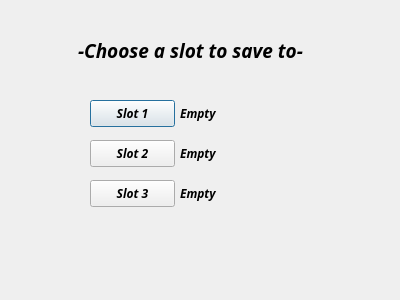
<?xml version="1.0" encoding="UTF-8"?>
<ui version="4.0">
 <class>SaveStateDialog</class>
 <widget class="QDialog" name="SaveStateDialog">
  <property name="geometry">
   <rect>
    <x>0</x>
    <y>0</y>
    <width>400</width>
    <height>300</height>
   </rect>
  </property>
  <property name="windowTitle">
   <string>Dialog</string>
  </property>
  <widget class="QPushButton" name="btnSlot1">
   <property name="geometry">
    <rect>
     <x>90</x>
     <y>100</y>
     <width>85</width>
     <height>27</height>
    </rect>
   </property>
   <property name="font">
    <font>
     <family>Sawasdee</family>
     <weight>75</weight>
     <italic>true</italic>
     <bold>true</bold>
    </font>
   </property>
   <property name="text">
    <string>Slot 1</string>
   </property>
  </widget>
  <widget class="QPushButton" name="btnSlot2">
   <property name="geometry">
    <rect>
     <x>90</x>
     <y>140</y>
     <width>85</width>
     <height>27</height>
    </rect>
   </property>
   <property name="font">
    <font>
     <family>Sawasdee</family>
     <weight>75</weight>
     <italic>true</italic>
     <bold>true</bold>
    </font>
   </property>
   <property name="text">
    <string>Slot 2</string>
   </property>
  </widget>
  <widget class="QPushButton" name="btnSlot3">
   <property name="geometry">
    <rect>
     <x>90</x>
     <y>180</y>
     <width>85</width>
     <height>27</height>
    </rect>
   </property>
   <property name="font">
    <font>
     <family>Sawasdee</family>
     <weight>75</weight>
     <italic>true</italic>
     <bold>true</bold>
    </font>
   </property>
   <property name="text">
    <string>Slot 3</string>
   </property>
  </widget>
  <widget class="QLabel" name="lblSlot1">
   <property name="geometry">
    <rect>
     <x>180</x>
     <y>105</y>
     <width>160</width>
     <height>17</height>
    </rect>
   </property>
   <property name="font">
    <font>
     <family>Sawasdee</family>
     <weight>75</weight>
     <italic>true</italic>
     <bold>true</bold>
    </font>
   </property>
   <property name="text">
    <string>Empty</string>
   </property>
  </widget>
  <widget class="QLabel" name="lblSlot2">
   <property name="geometry">
    <rect>
     <x>180</x>
     <y>145</y>
     <width>160</width>
     <height>17</height>
    </rect>
   </property>
   <property name="font">
    <font>
     <family>Sawasdee</family>
     <weight>75</weight>
     <italic>true</italic>
     <bold>true</bold>
    </font>
   </property>
   <property name="text">
    <string>Empty</string>
   </property>
  </widget>
  <widget class="QLabel" name="lblSlot3">
   <property name="geometry">
    <rect>
     <x>180</x>
     <y>185</y>
     <width>160</width>
     <height>17</height>
    </rect>
   </property>
   <property name="font">
    <font>
     <family>Sawasdee</family>
     <weight>75</weight>
     <italic>true</italic>
     <bold>true</bold>
    </font>
   </property>
   <property name="text">
    <string>Empty</string>
   </property>
  </widget>
  <widget class="QLabel" name="lblTitle">
   <property name="geometry">
    <rect>
     <x>60</x>
     <y>40</y>
     <width>261</width>
     <height>20</height>
    </rect>
   </property>
   <property name="font">
    <font>
     <family>Sawasdee</family>
     <pointsize>14</pointsize>
     <weight>75</weight>
     <italic>true</italic>
     <bold>true</bold>
    </font>
   </property>
   <property name="text">
    <string>-Choose a slot to save to-</string>
   </property>
   <property name="alignment">
    <set>Qt::AlignCenter</set>
   </property>
  </widget>
 </widget>
 <resources/>
 <connections/>
</ui>
